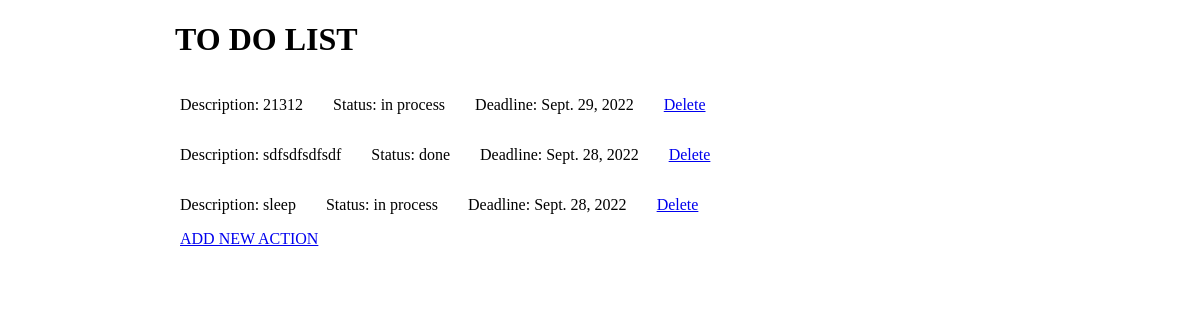
The page / on the database its author committed.
### webapp/models.py (models this page shows, shortened)
class ToDo(models.Model):
    description = models.CharField(max_length=3000, null=False, blank=False, verbose_name='Описание')
    status = models.TextField(max_length=200, null=False, blank=False, default='new', verbose_name='Статус')
    deadline = models.DateField(verbose_name='Дата выполнения', null=True, default=None)

### webapp/views.py (the view)
# urls.py: path('', webapp_views.index_view),
def index_view(request):
    to_do = ToDo.objects.all()
    context = {
        "to_do": to_do
    }
    return render(request, 'index.html', context=context)

### webapp/templates/index.html (shortened to what this page needs)
{% load static %}
<!DOCTYPE html>
<html lang="en">
<head>
    <link rel="stylesheet" href="{% static 'css/style.css' %}">
</head>
<body>
    <div class="container">
        <h1 class="title">TO DO LIST</h1>
    </div>
    <div class="container"">
        {%for action in to_do%}
        <div class="row">
            <p class="text">Description: {{action.description}}</p>
            <p class="text">Status: {{action.status}}</p>
            <p class="text">Deadline: {{action.deadline}}</p>
            <a class="delete_link" href="/delete?pk={{action.pk}}">Delete</a>
        </div>
        {%endfor%}
        <a class="add_link" href="/add">ADD NEW ACTION</a>
    </div>
</body>
</html>

### to_do_app/static/css/style.css (style rules this page uses)
.container { margin: 0 auto; width: 100%; max-width: 900px; }
.title { margin-left: 25px; }
.row { display: flex; align-items: center; }
.text { margin-left: 30px; }
.delete_link { margin-left: 30px; }
.add_link { margin-left: 30px; }

### rows shown on the page
ToDo: description "21312", status "in process", deadline "Sept. 29, 2022"
ToDo: description "sdfsdfsdfsdf", status "done", deadline "Sept. 28, 2022"
ToDo: description "sleep", status "in process", deadline "Sept. 28, 2022"
